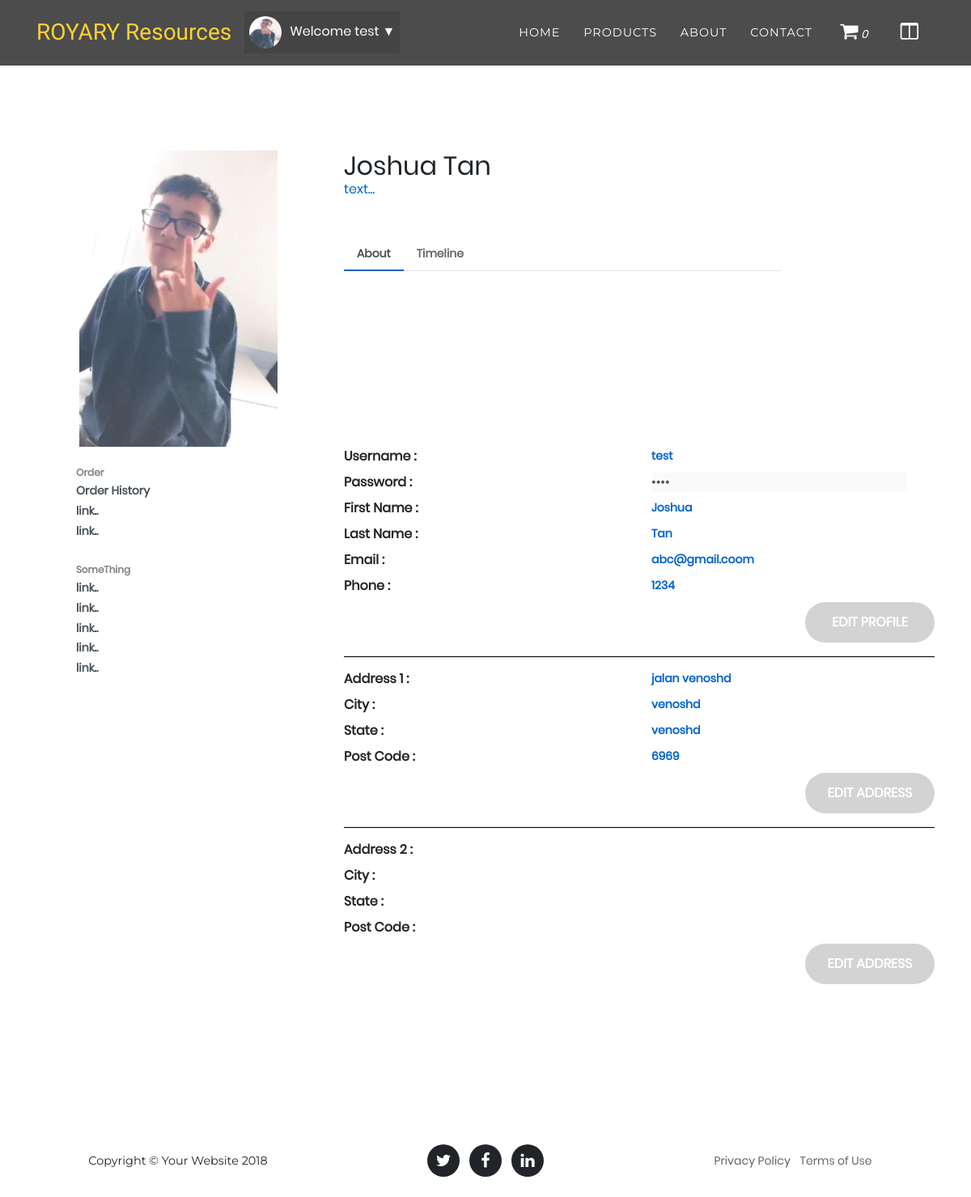
/profile.php (signed in), run on the app's committed database.
### tables this page shows
CREATE TABLE IF NOT EXISTS `user_address` (
  `id` int(11) NOT NULL AUTO_INCREMENT,
  `username` varchar(20) NOT NULL,
  `addnum` int(255) NOT NULL,
  `address` text,
  `city` text,
  `state` text,
  `postcode` int(10) DEFAULT NULL,
  PRIMARY KEY (`id`),
  KEY `username` (`username`)
);

### profile.php (the view, shortened to what this page needs)
<?php
   include 'connection_file.php';
?>
<!DOCTYPE html>
<html lang="en">
  <head>
    <link href="vendor/bootstrap/css/bootstrap.min.css" rel="stylesheet">
    <link href="vendor/font-awesome/css/font-awesome.min.css" rel="stylesheet" type="text/css">
    <link href="css/agency.css" rel="stylesheet">
	<link href="css/sidebar.css" rel="stylesheet">
	<link rel="stylesheet" type="text/css" href="vendor/bootstrap/css/bootstrap.css">
	<link rel="stylesheet" type="text/css" href="fonts/font-awesome-4.7.0/css/font-awesome.min.css">
	<link rel="stylesheet" type="text/css" href="vendor/animate/animate.css">
	<link rel="stylesheet" type="text/css" href="vendor/css-hamburgers/hamburgers.min.css">
	<link rel="stylesheet" type="text/css" href="vendor/select2/select2.min.css">
	<link rel="stylesheet" type="text/css" href="css/util.css">
	<link rel="stylesheet" type="text/css" href="css/main.css">
	<link href="css/cart.css" rel="stylesheet">
  </head>
  <body id="page-top">
    <nav class="navbar navbar-expand-lg navbar-dark fixed-top" id="mainNav">
      <div class="container">
        <a class="navbar-brand js-scroll-trigger" href="index.php">ROYARY Resources</a>
        <div class="collapse navbar-collapse" id="navbarResponsive">
		<div id="guest">
	    <?php
			navbar();
		?>
		</div>
          <ul class="navbar-nav text-uppercase ml-auto">
            <li class="nav-item">
              <a class="nav-link" href="index.php">Home</a>
            </li>
            <li class="nav-item product-dropdown">
              <a class="nav-link ">Products</a>
            </li>
            <li class="nav-item about-dropdown">
              <a class="nav-link js-scroll-trigger" href="#">About</a>
            </li>
            <li class="nav-item">
              <a class="nav-link js-scroll-trigger" href="index.php">Contact</a>
            </li>
          </ul>
			<ul class="navbar-nav text-uppercase">
			<li class="nav-item open-cart-button cart-dropdown"><a href="order.php"><i class="fa fa-shopping-cart" style="font-size:24px"></i>
				<i id="cart-count"><?php
				if(isset($_SESSION["cart_item"])){
					echo count($_SESSION["cart_item"]);
				}else{
					echo 0;
				}
				?></i>
			</a></li>
			<li class="nav-item open-cart-button news-dropdown"><a href="news.php"><i class="fa fa-columns" style="font-size:24px"></i></a></li>
			</ul>
        </div>
      </div>
    </nav>
	<section class="py-0">
<?php
		if (isset($_SESSION['LoginID'])){
			$username = $_SESSION['LoginID'];
		$query = "SELECT * FROM `login` WHERE username='$username'";
		if ($result = mysqli_query($GLOBALS['conn'],$query)){
			while ($row = mysqli_fetch_row($result)){
				$username = $row[1];
				$password = $row['2'];
				$fname = $row[3];
				$lname = $row[4];
				$email = $row[5];
				$phone = $row[7];
				$name = $row[9];
				$type = $row[10];
		?>
	<div class="container emp-profile">
			<form method="post" enctype="multipart/form-data">
                <div class="row">
                    <div class="col-md-4">
                        <div class="profile-img">
                            <?php
							if (strcasecmp('image/jpg', $type) == 0 || strcasecmp('image/jpeg', $type) == 0
							|| strcasecmp('image/png', $type) == 0 || strcasecmp('image/pdf', $type) == 0 || strcasecmp('image/gif', $type) == 0) {
								echo "<div id='preview'><img src='img/profile-img/".$name."'></img></div>";
							}else{
								echo "<div id='preview'><img src='img/profile-img/default.png'></img></div>";
							}
							?>
                        </div>
                    </div>
                    <div class="col-md-6">
                        <div class="profile-head">
                                    <h2>
                                        <?php echo $fname ." ". $lname; ?>
                                    </h2>
								<div class="p-b-50">
                                    <h6>
                                        text...
                                    </h6>
								</div>
                            <ul class="nav nav-tabs" id="myTab" role="tablist">
                                <li class="nav-item">
                                    <a class="nav-link active" id="home-tab" data-toggle="tab" href="#home" role="tab" aria-controls="home" aria-selected="true">About</a>
                                </li>
                                <li class="nav-item">
                                    <a class="nav-link" id="profile-tab" data-toggle="tab" href="#profile" role="tab" aria-controls="profile" aria-selected="false">Timeline</a>
                                </li>
                            </ul>
                        </div>
                    </div>
                </div>
                <div class="row">
                    <div class="col-md-4">
                        <div class="profile-work">
                            <p>Order</p>
                            <a href="">Order History</a><br/>
                            <a href="">link..</a><br/>
                            <a href="">link..</a>
                            <p>SomeThing</p>
                            <a href="">link..</a><br/>
                            <a href="">link..</a><br/>
                            <a href="">link..</a><br/>
                            <a href="">link..</a><br/>
                            <a href="">link..</a><br/>
                        </div>
                    </div>
                    <div class="col-md-8">
                        <div class="tab-content profile-tab" id="myTabContent">
                            <div class="tab-pane fade show active" id="home" role="tabpanel" aria-labelledby="home-tab">
                                        <div class="row">
                                            <div class="col-md-6">
                                                <label>Username :</label>
                                            </div>
                                            <div class="col-md-6">
                                                <p id="username"><?php echo $username; ?></p>
                                            </div>
                                        </div>
                                        <div class="row">
                                            <div class="col-md-6">
                                                <label>Password :</label>
                                            </div>
                                            <div class="col-md-6">
                                                <div id="password"><input type="password" value="<?php echo $password; ?>" disabled/></div>
                                            </div>
                                        </div>
                                        <div class="row">
                                            <div class="col-md-6">
                                                <label>First Name :</label>
                                            </div>
                                            <div class="col-md-6">
                                                <p id="fname"><?php echo $fname; ?></p>
                                            </div>
                                        </div>
                                        <div class="row">
                                            <div class="col-md-6">
                                                <label>Last Name :</label>
                                            </div>
                                            <div class="col-md-6">
                                                <p id="lname"><?php echo $lname; ?></p>
                                            </div>
                                        </div>
                                        <div class="row">
                                            <div class="col-md-6">
                                                <label>Email :</label>
                                            </div>
                                            <div class="col-md-6">
                                                <p id="email"><?php echo $email; ?></p>
                                            </div>
                                        </div>
                                        <div class="row">
                                            <div class="col-md-6">
                                                <label>Phone :</label>
                                            </div>
                                            <div class="col-md-6">
                                                <p id="phone"><?php echo $phone; ?></p>
                                            </div>
                                        </div>
										<div class="row">
										    <div class="col-md-3" style="margin-left:auto;">
												<button class='profile-edit-btn' id="profile_edit_btn">Edit Profile</button>
											</div>
										</div>
									<hr style="width:100%">
			<?php
			$address_query = "SELECT * FROM `user_address` WHERE username='$username' AND addnum = '1'";
			if ($result = mysqli_query($GLOBALS['conn'],$address_query)){
				while ($row = mysqli_fetch_row($result)){
					$address = $row[3];
					$city = $row[4];
					$state = $row[5];
					$postcode = $row[6];
			?>
                                        <div class="row">
                                            <div class="col-md-6">
                                                <label>Address 1 :</label>
                                            </div>
                                            <div class="col-md-6">
                                                <p id="address_1"><?php echo $address; ?></p>
                                            </div>
                                        </div>
                                        <div class="row">
                                            <div class="col-md-6">
                                                <label>City :</label>
                                            </div>
                                            <div class="col-md-6">
                                                <p id="city_1"><?php echo $city; ?></p>
                                            </div>
                                        </div>
                                        <div class="row">
                                            <div class="col-md-6">
                                                <label>State :</label>
                                            </div>
                                            <div class="col-md-6">
                                                <p id="state_1"><?php echo $state; ?></p>
                                            </div>
                                        </div>
                                        <div class="row">
                                            <div class="col-md-6">
                                                <label>Post Code :</label>
                                            </div>
                                            <div class="col-md-6">
                                                <p id="postcode_1"><?php echo $postcode; ?></p>
                                            </div>
                                        </div>
										<div class="row">
										    <div class="col-md-3" style="margin-left:auto;">
												<button class='profile-edit-btn' id="profile_address_1_btn">Edit Address</button>
											</div>
										</div>
									<hr style="width:100%">
			<?php
				}
			}
			$address_query_1 = "SELECT * FROM `user_address` WHERE username='$username' AND addnum = '2'";
			if ($result = mysqli_query($GLOBALS['conn'],$address_query_1)){
				while ($row = mysqli_fetch_row($result)){
			?>
                                        <div class="row">
                                            <div class="col-md-6">
                                                <label>Address 2 :</label>
                                            </div>
                                            <div class="col-md-6">
                                            </div>
                                        </div>
                                        <div class="row">
                                            <div class="col-md-6">
                                                <label>City :</label>
                                            </div>
                                            <div class="col-md-6">
                                            </div>
                                        </div>
                                        <div class="row">
                                            <div class="col-md-6">
                                                <label>State :</label>
                                            </div>
                                            <div class="col-md-6">
                                            </div>
                                        </div>
                                        <div class="row">
                                            <div class="col-md-6">
                                                <label>Post Code :</label>
                                            </div>
                                            <div class="col-md-6">
                                            </div>
                                        </div>
										<div class="row p-b-100">
										    <div class="col-md-3" style="margin-left:auto;">
												<button class='profile-edit-btn' id="profile_address_2_btn">Edit Address</button>
											</div>
										</div>
							<?php
				}
			}
							?>
                            </div>
                        </div>
                    </div>
                </div>
				<div class="row">
					<div class="col-md-3" style="margin-left:auto;">
					</div>
				</div>
			</form>
        </div>
<?php
			}
		}
	}
?>
	</section>
    <footer>
      <div class="container">
        <div class="row">
          <div class="col-md-4">
            <span class="copyright">Copyright &copy; Your Website 2018</span>
          </div>
          <div class="col-md-4">
            <ul class="list-inline social-buttons">
              <li class="list-inline-item">
                <a href="#">
                  <i class="fa fa-twitter"></i>
                </a>
              </li>
              <li class="list-inline-item">
                <a href="#">
                  <i class="fa fa-facebook"></i>
                </a>
              </li>
              <li class="list-inline-item">
                <a href="#">
                  <i class="fa fa-linkedin"></i>
                </a>
              </li>
            </ul>
          </div>
          <div class="col-md-4">
            <ul class="list-inline quicklinks">
              <li class="list-inline-item">
                <a href="#">Privacy Policy</a>
              </li>
              <li class="list-inline-item">
                <a href="#">Terms of Use</a>
              </li>
            </ul>
          </div>
        </div>
      </div>
    </footer>
  </body>
</html>

### connection_file.php (shortened to what this page needs)
<?php
	function navbar(){
		if (isset($_SESSION['LoginID'])){
			$username = $_SESSION['LoginID'];
		$query = "SELECT * FROM `login` WHERE username='$username'";
		if ($result = mysqli_query($GLOBALS['conn'],$query)){
			while ($row = mysqli_fetch_row($result)){
				$name = $row[9];
				$type = $row[10];
				$admin = $row[8];
				if($admin == 'admin'){
					echo "<div class='dropdown'>";
					echo "<div style='color:white;'><button onclick='myFunction()' class='dropbtn'>";
						if (strcasecmp('image/jpg', $type) == 0 || strcasecmp('image/jpeg', $type) == 0
							|| strcasecmp('image/png', $type) == 0 || strcasecmp('image/pdf', $type) == 0 || strcasecmp('image/gif', $type) == 0) {
								echo "<img src='img/profile-img/".$name."' width='40px' height='40px' style='margin-right:10px; border: 0px solid; border-radius: 25px;'></img>";
							}else{
								echo "<img src='img/profile-img/default.png' width='40px' height='40px' style='margin-right:10px;'></img>";
							}
					echo "Welcome " . $username . "  &#x25BC;" . "</button></br></div>";
					echo "</div>";
					}
				}
			}
        }
	}
?>

### data on the page
user_address: address "jalan venoshd", city "venoshd", state "venoshd", postcode "6969"

### other printed values
$fname "Joshua"
$lname "Tan"
$username "test"
$email "abc@gmail.coom"
$phone "1234"
